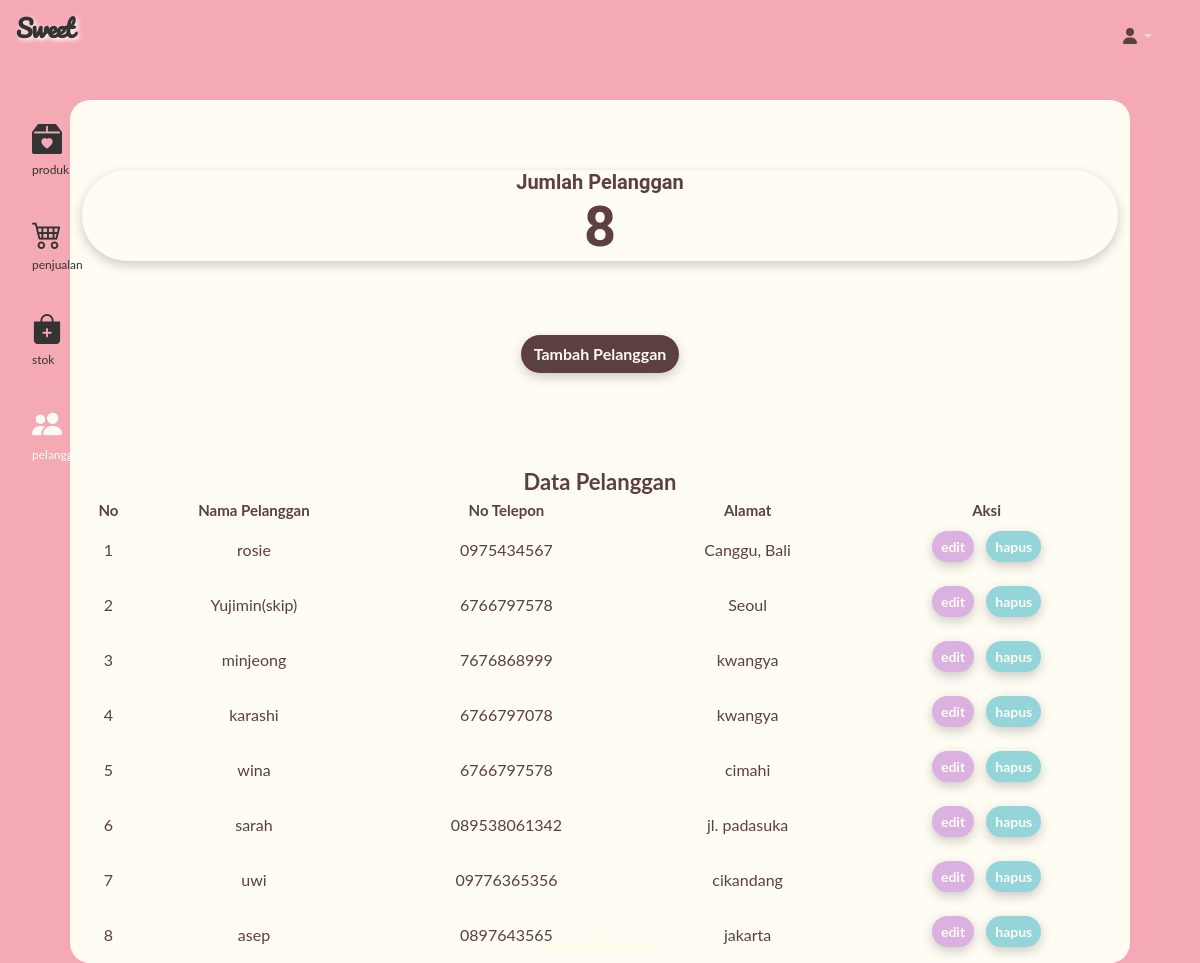
The page /views/pelanggan.php on the database its author committed.
### tables this page shows
CREATE TABLE `pelanggan` (
  `idpelanggan` int(11) NOT NULL,
  `namapelanggan` varchar(255) NOT NULL,
  `alamat` text NOT NULL,
  `nohp` varchar(15) NOT NULL
);

### views/pelanggan.php (the view, shortened to what this page needs)
<?php
include_once "template/header.php";
include_once "template/sidebar.php";
$pes = mysqli_query($c, "SELECT * FROM pelanggan");
$jml = mysqli_num_rows($pes);
?>
<main>
    <div class="container-fluid " style="background-color: #FFFCF4;  max-width: 1060px;
            border-radius: 20px;">
        <div class="row">
            <div class="col-md-12">
                <div
                    style="background-color: #FFFCF4; margin-bottom: 50px; margin-top: 70px; color: #5B3F41; box-shadow: 0 4px 12px rgba(0, 0, 0, 0.2); border-radius: 60px;">
                    <div class="card-body text-center">
                        <h5 class="card-title"
                            style="font-family: 'Roboto', sans-serif; color: #5B3F41; font-weight: bold;">
                            Jumlah Pelanggan
                        </h5>
                        <p style="font-family: 'Roboto', sans-serif; font-weight: bold;" class="card-text display-4">
                            <?= $jml; ?>
                        </p>
                    </div>
                </div>
            </div>
        </div>
        <div class="row">
            <div class="col d-flex justify-content-center  mb-4 mt-4">
                <button class="btn mb-2 btn-add" data-bs-toggle="modal" data-bs-target="#ModalTambahPelanggan">Tambah
                    Pelanggan</button>
            </div>
        </div>
        <div class="table-container" style="margin-top: 60px;">
            <center><b style="color: #5B3F41; font-size: 22px;">Data Pelanggan</b></center>
            <div class="body">
                <table id="datatablesSimple">
                    <thead>
                        <tr class="text-nowrap">
                            <th scope="col">
                                <center>
                                    <div style="color: #5B3F41;">
                                        No
                                    </div>
                                </center>
                            </th>
                            <th>
                                <div style="color: #5B3F41; text-align: center;">Nama Pelanggan</div>
                            </th>
                            <th>
                                <div style="color: #5B3F41; text-align: center;">No Telepon</div>
                            </th>
                            <th>
                                <div style="color: #5B3F41; text-align: center;">Alamat</div>
                            </th>
                            <th>
                                <div style="color: #5B3F41; text-align: center;">Aksi</div>
                            </th>
                        </tr>
                    </thead>
                    <tbody>
                        <?php
                        $get = mysqli_query($c, "SELECT * FROM pelanggan");
                        $no = 1;
                        while ($p = mysqli_fetch_array($get)) {
                            $namapelanggan = $p['namapelanggan'];
                            $nohp = $p['nohp'];
                            $alamat = $p['alamat'];
                            $idpelanggan = $p['idpelanggan'];
                            ?>
                            <tr>
                                <td>
                                    <div style="color: #5B3F41;">
                                        <?= $no++; ?>
                                    </div>
                                </td>
                                <td>
                                    <div style="color: #5B3F41;">
                                        <?= $namapelanggan; ?>
                                    </div>
                                </td>
                                <td>
                                    <div style="color: #5B3F41;">
                                        <?= $nohp; ?>
                                    </div>
                                </td>
                                <td>
                                    <div style="color: #5B3F41;">
                                        <?= $alamat; ?>
                                </td>
                                <td>
                                    <button class="btn mb-2 btn-sm me-2 btn-satu" data-bs-toggle="modal"
                                        data-bs-target="#EditPelanggan<?= $idpelanggan; ?>">edit</button>
                                    <button class="btn mb-2 btn-sm btn-dua" data-bs-toggle="modal"
                                        data-bs-target="#HapusPelanggan<?= $idpelanggan; ?>">hapus</button>
                                </td>
                            </tr>
                        <?php } ?>
                    </tbody>
                </table>
            </div>
        </div>
    </div>
</main>
<?php
include_once "template/footer.php";
?>
</div>
</body>
</html>

### css/produk.css (style rules this page uses)
.btn-add { background-color: #5B3F41; color: #FFFCF4; border-radius: 100px; font-weight: bold; box-shadow: 0 4px 12px rgba(0, 0, 0, 0.2); transition: background-color 0.3s, box-shadow 0.3s, color 0.3s, transform 0.3s; }
.btn-satu { transition: transform 0.3s; border-radius: 100px; box-shadow: 0 4px 12px rgba(0, 0, 0, 0.2); background-color: #DBB1E1; color: #FFFCF4; font-weight: bold; }
.btn-dua { transition: transform 0.3s; border-radius: 100px; box-shadow: 0 4px 12px rgba(0, 0, 0, 0.2); background-color: #93D5D8; color: #FFFCF4; font-weight: bold; }

### views/template/header.php (style rules this page uses)
body { overflow-x: hidden; }

### views/template/sidebar.php (style rules this page uses)
body { margin: 0; font-family: "Lato", sans-serif; }

### views/pelanggan.php (style rules this page uses)
.table-container table { border-collapse: collapse; width: 100%; }
.table-container td { border: none; padding: 8px; text-align: center; }
.table-container th { color: #5B3F41; font-size: 15px; text-align: center; }

### rows shown on the page
pelanggan: namapelanggan "rosie", nohp "0975434567", alamat "Canggu, Bali"
pelanggan: namapelanggan "Yujimin(skip)", nohp "6766797578", alamat "Seoul"
pelanggan: namapelanggan "minjeong", nohp "7676868999", alamat "kwangya"
pelanggan: namapelanggan "karashi", nohp "6766797078", alamat "kwangya"
pelanggan: namapelanggan "wina", nohp "6766797578", alamat "cimahi"
pelanggan: namapelanggan "sarah", nohp "089538061342", alamat "jl. padasuka"
pelanggan: namapelanggan "uwi", nohp "09776365356", alamat "cikandang"
pelanggan: namapelanggan "asep", nohp "0897643565", alamat "jakarta"

### other values the page prints
$jml "8"
